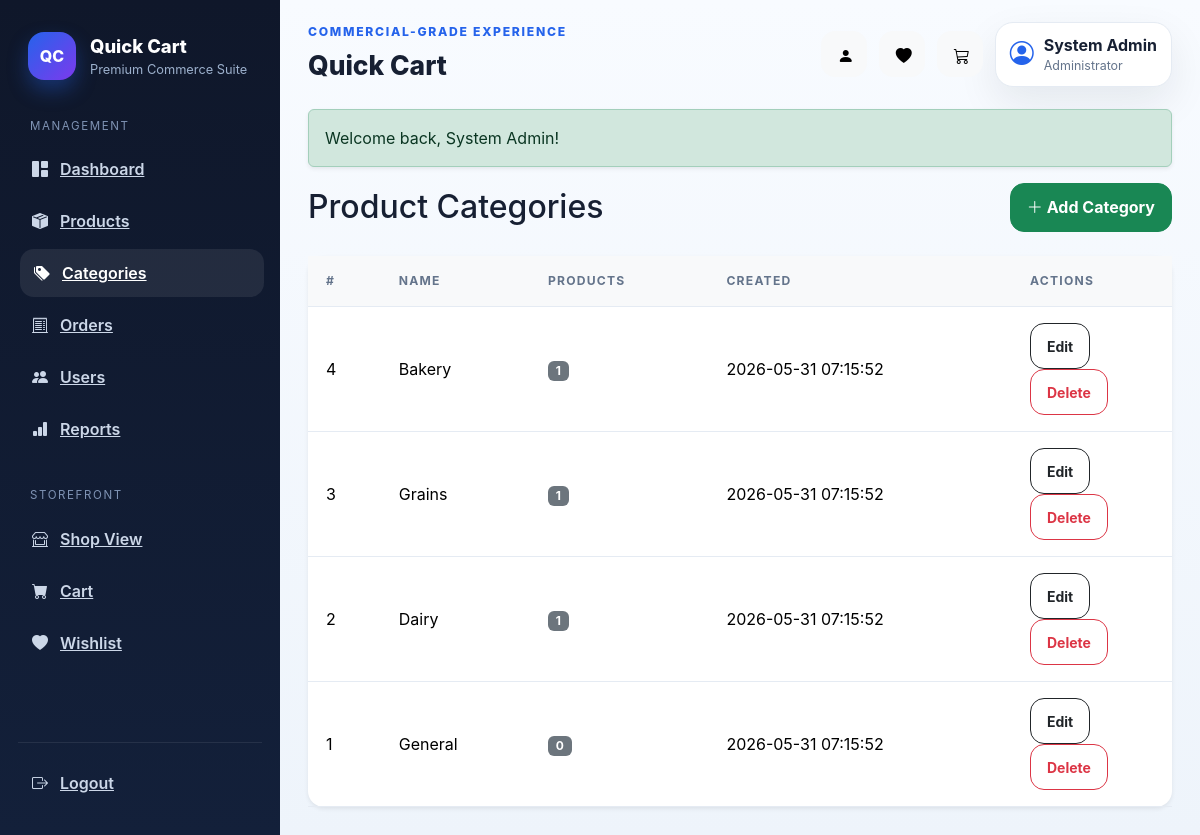
Screenshot of /admin/categories.php (signed in) with the database file from the repository.
### tables this page shows
CREATE TABLE categories (
    id INT AUTO_INCREMENT PRIMARY KEY,
    name VARCHAR(100) NOT NULL UNIQUE,
    created_at TIMESTAMP DEFAULT CURRENT_TIMESTAMP
);

### includes/functions.php (called while the page is built, shortened)
<?php
function e(string $v): string { return htmlspecialchars($v, ENT_QUOTES, 'UTF-8'); }
function url(string $path = ''): string {
    $path = ltrim($path, '/');
    return BASE_URL . ($path !== '' ? '/' . $path : '');
}
?>

### admin/categories.php (the view, shortened to what this page needs)
<?php
require_once __DIR__ . '/../config/db.php';
require_once __DIR__ . '/../includes/functions.php';
$result = $conn->query("
    SELECT c.id, c.name, c.created_at, COUNT(p.id) AS product_count
    FROM categories c
    LEFT JOIN products p ON p.category_id = c.id
    GROUP BY c.id
    ORDER BY c.id DESC
");
include __DIR__ . '/../includes/header.php';
?>
<div class="d-flex justify-content-between align-items-center mb-4">
    <h2 class="mb-0">Product Categories</h2>
    <a href="<?= e(url('admin/category_form.php')) ?>" class="btn btn-success"><i class="bi bi-plus-lg me-1"></i>Add Category</a>
</div>
<div class="card border-0 shadow-sm rounded-4"><div class="table-responsive">
<table class="table align-middle mb-0">
<thead class="table-light"><tr><th>#</th><th>Name</th><th>Products</th><th>Created</th><th width="160">Actions</th></tr></thead>
<tbody>
<?php while ($cat = $result->fetch_assoc()): ?>
<tr>
    <td><?= (int)$cat['id'] ?></td>
    <td><?= e($cat['name']) ?></td>
    <td><span class="badge bg-secondary"><?= (int)$cat['product_count'] ?></span></td>
    <td><?= e($cat['created_at']) ?></td>
    <td>
        <a href="<?= e(url('admin/category_form.php?id=' . (int)$cat['id'])) ?>" class="btn btn-outline-dark btn-sm">Edit</a>
        <form method="POST" action="<?= e(url('admin/category_delete.php')) ?>" class="d-inline">
            <button class="btn btn-outline-danger btn-sm" onclick="return confirm('Delete this category? Products in it will become uncategorised.')">Delete</button>
        </form>
    </td>
</tr>
<?php endwhile; ?>
</tbody></table></div></div>
<?php include __DIR__ . '/../includes/footer.php'; ?>

### assets/css/app.css (style rules this page uses)
:root { --qc-bg:#0f172a;--qc-border:#e5ebf3;--qc-muted:#64748b;--qc-accent:#2563eb;--qc-accent2:#7c3aed; --qc-shadow:0 16px 40px rgba(15,23,42,.08);--qc-radius:22px; }
* { box-sizing:border-box }
body { margin:0;font-family:Inter,Segoe UI,Arial,sans-serif;background:linear-gradient(180deg,#f8fbff,#eef4fb);color:#172033 }
.card,.qc-card { border:none;border-radius:var(--qc-radius);box-shadow:var(--qc-shadow);background:#fff }
.btn { border-radius:14px;font-weight:700;padding:.72rem 1rem }
.table { --bs-table-bg:transparent }
.table thead th { font-size:.76rem;text-transform:uppercase;letter-spacing:.1em;color:var(--qc-muted);border-bottom:1px solid var(--qc-border) }
.table td,.table th { padding:16px 18px;border-color:var(--qc-border);vertical-align:middle }

### rows the page displays
categories: id "4", name "Bakery", product_count "1", created_at "2026-05-31 07:15:52"
categories: id "3", name "Grains", product_count "1", created_at "2026-05-31 07:15:52"
categories: id "2", name "Dairy", product_count "1", created_at "2026-05-31 07:15:52"
categories: id "1", name "General", product_count "0", created_at "2026-05-31 07:15:52"

### other values shown
APP_NAME "Quick Cart"
current_user_name() "System Admin"
$success "Welcome back, System Admin!"
